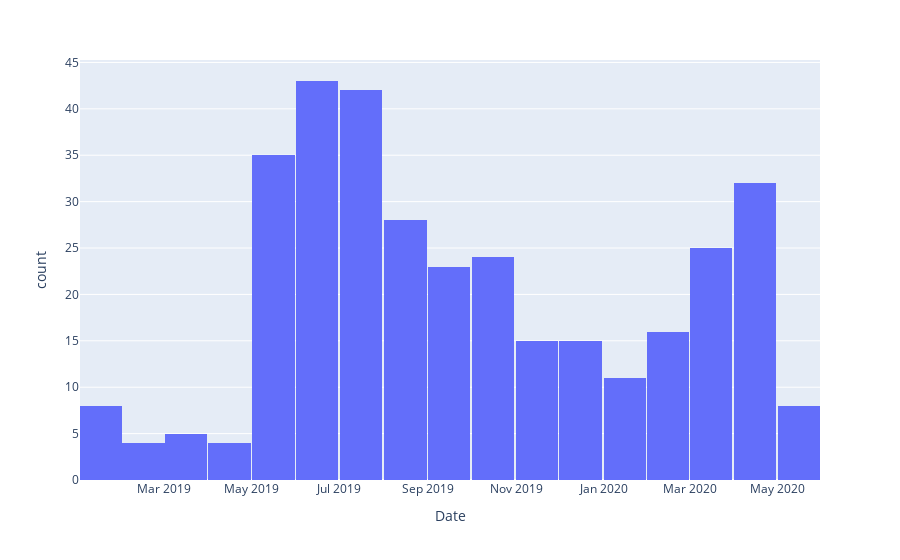

Here is the notebook cell this chart was saved with:
### Code cell
fig = px.histogram(spectrum_data, x="Date")
fig.show()

### Figure 1 — Plotly figure (JSON) as saved in the notebook; plotly's stock layout.template omitted (floating-point values rounded to 4 significant figures; data arrays with more than 128 entries replaced by an {"elided": "..."} marker saying what was removed)
{"data": [{"alignmentgroup": "True", "bingroup": "x", "hovertemplate": "Date=%{x}<br>count=%{y}<extra></extra>", "legendgroup": "", "marker": {"color": "#636efa"}, "name": "", "offsetgroup": "", "orientation": "v", "showlegend": false, "type": "histogram", "x": {"elided": "338 str values"}, "xaxis": "x", "yaxis": "y"}], "layout": {"barmode": "relative", "legend": {"tracegroupgap": 0}, "margin": {"t": 60}, "xaxis": {"anchor": "y", "domain": [0, 1], "title": {"text": "Date"}}, "yaxis": {"anchor": "x", "domain": [0, 1], "title": {"text": "count"}}}}
